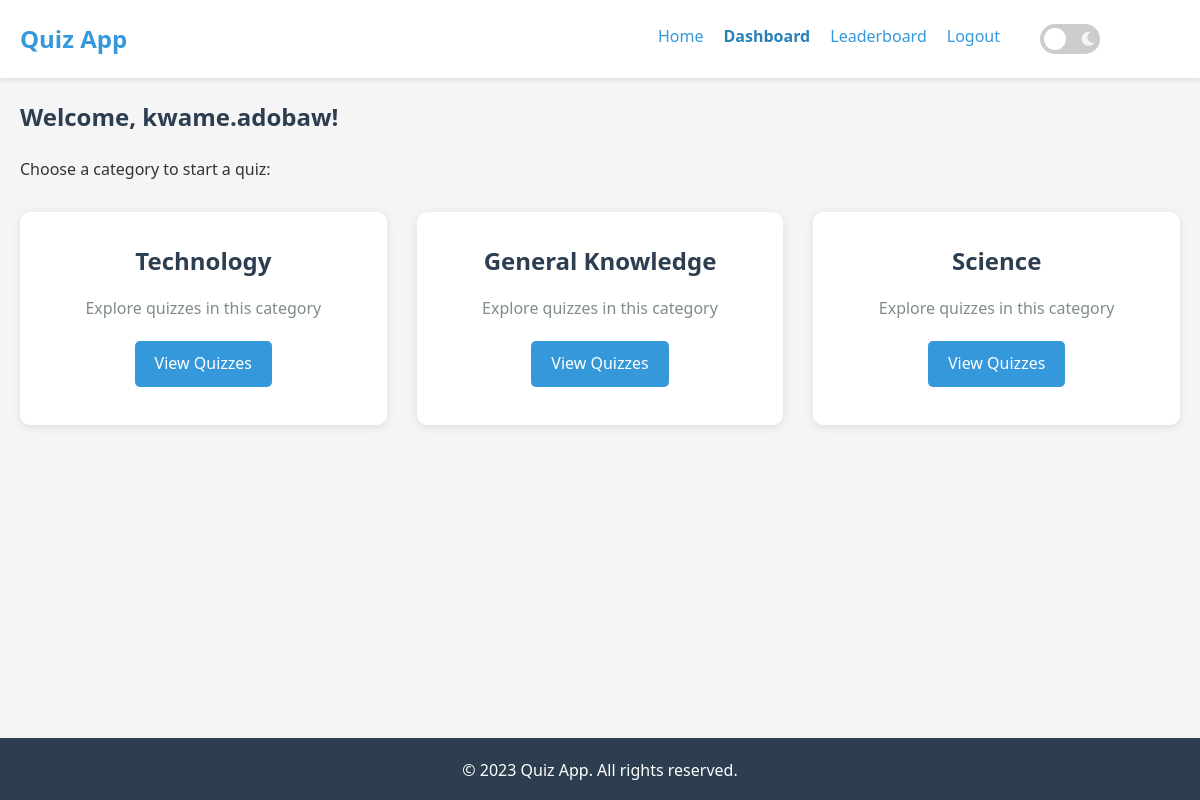
The page /dashboard (signed in) on the database its author committed.
### app.py (models this page shows)
class User(UserMixin, db.Model):
    id = db.Column(db.Integer, primary_key=True)
    username = db.Column(db.String(100), unique=True, nullable=False)
    email = db.Column(db.String(100), unique=True, nullable=False)
    password = db.Column(db.String(200), nullable=False)
    scores = db.relationship('Score', backref='user', lazy=True)

class Category(db.Model):
    id = db.Column(db.Integer, primary_key=True)
    name = db.Column(db.String(100), nullable=False)
    quizzes = db.relationship('Quiz', backref='category', lazy=True)

### app.py (the view)
@app.route('/dashboard')
@login_required
def dashboard():
    categories = Category.query.all()
    return render_template('dashboard.html', categories=categories)

### app.py (called while the page is built)
@login_manager.user_loader
def load_user(user_id):
    return User.query.get(int(user_id))

### templates/dashboard.html (shortened to what this page needs)
{% extends 'base.html' %}
{% block content %}
<section class="dashboard">
    <h1>Welcome, {{ current_user.username }}!</h1>
    <p>Choose a category to start a quiz:</p>
    <div class="categories">
        {% for category in categories %}
        <div class="category-card">
            <h2>{{ category.name }}</h2>
            <p>Explore quizzes in this category</p>
            <a href="{{ url_for('category', category_id=category.id) }}" class="btn">View Quizzes</a>
        </div>
        {% endfor %}
    </div>
</section>
{% endblock %}

### static/css/style.css (style rules this page uses)
* { margin: 0; padding: 0; box-sizing: border-box; }
body { font-family: 'Segoe UI', Tahoma, Geneva, Verdana, sans-serif; line-height: 1.6; color: #333; background-color: #f5f5f5; }
a { text-decoration: none; color: #3498db; }
.btn { display: inline-block; background-color: #3498db; color: white; padding: 10px 20px; border-radius: 5px; cursor: pointer; transition: background-color 0.3s; }
.dashboard h1 { margin-bottom: 20px; color: #2c3e50; }
.categories { display: grid; grid-template-columns: repeat(auto-fit, minmax(300px, 1fr)); gap: 30px; margin-top: 30px; }
.category-card { background-color: white; padding: 30px; border-radius: 10px; box-shadow: 0 2px 10px rgba(0, 0, 0, 0.1); text-align: center; }
.category-card h2 { margin-bottom: 15px; color: #2c3e50; }
.category-card p { margin-bottom: 20px; color: #7f8c8d; }
.btn { position: relative; overflow: hidden; }
.btn:after { content: ''; position: absolute; top: 50%; left: 50%; width: 5px; height: 5px; background: rgba(255, 255, 255, 0.5); opacity: 0; border-radius: 100%; transform: scale(1, 1) translate(-50%); transform-origin: 50% 50%; }

### rows shown on the page
User: username "kwame.adobaw"
Category: name "Technology"
Category: name "General Knowledge"
Category: name "Science"
